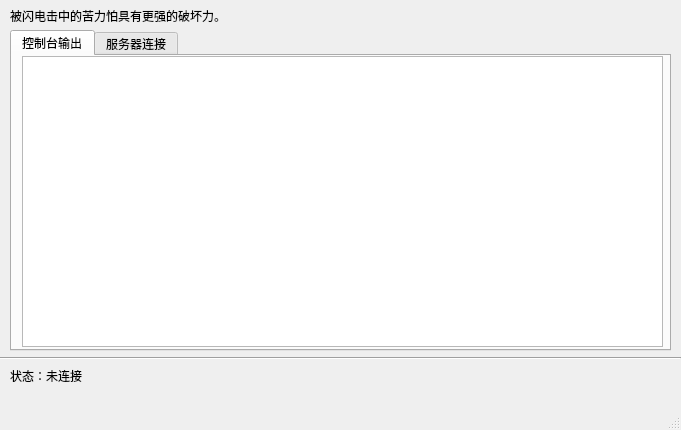
<?xml version="1.0" encoding="UTF-8"?>
<ui version="4.0">
 <class>MainWindow</class>
 <widget class="QMainWindow" name="MainWindow">
  <property name="geometry">
   <rect>
    <x>0</x>
    <y>0</y>
    <width>681</width>
    <height>430</height>
   </rect>
  </property>
  <property name="windowTitle">
   <string>MainWindow</string>
  </property>
  <widget class="QWidget" name="centralwidget">
   <widget class="QTabWidget" name="tabWidget">
    <property name="geometry">
     <rect>
      <x>10</x>
      <y>30</y>
      <width>661</width>
      <height>321</height>
     </rect>
    </property>
    <property name="acceptDrops">
     <bool>false</bool>
    </property>
    <property name="currentIndex">
     <number>0</number>
    </property>
    <widget class="QWidget" name="tab_2">
     <attribute name="title">
      <string>控制台输出</string>
     </attribute>
     <widget class="QTextBrowser" name="textBrowser">
      <property name="enabled">
       <bool>true</bool>
      </property>
      <property name="geometry">
       <rect>
        <x>10</x>
        <y>0</y>
        <width>641</width>
        <height>291</height>
       </rect>
      </property>
     </widget>
    </widget>
    <widget class="QWidget" name="tab_3">
     <attribute name="title">
      <string>服务器连接</string>
     </attribute>
     <widget class="QWidget" name="horizontalLayoutWidget">
      <property name="geometry">
       <rect>
        <x>100</x>
        <y>40</y>
        <width>459</width>
        <height>31</height>
       </rect>
      </property>
      <layout class="QHBoxLayout" name="horizontalLayout">
       <item>
        <widget class="QLabel" name="label_3">
         <property name="text">
          <string>服务器IP：</string>
         </property>
        </widget>
       </item>
       <item>
        <widget class="QTextEdit" name="server_ip"/>
       </item>
       <item>
        <widget class="QLabel" name="label_5">
         <property name="text">
          <string>:37412</string>
         </property>
        </widget>
       </item>
      </layout>
     </widget>
     <widget class="QWidget" name="horizontalLayoutWidget_3">
      <property name="geometry">
       <rect>
        <x>100</x>
        <y>80</y>
        <width>459</width>
        <height>31</height>
       </rect>
      </property>
      <layout class="QHBoxLayout" name="horizontalLayout_3">
       <item>
        <widget class="QLabel" name="auth_key">
         <property name="text">
          <string>认证密码：</string>
         </property>
        </widget>
       </item>
       <item>
        <widget class="QTextEdit" name="textEdit_2"/>
       </item>
      </layout>
     </widget>
     <widget class="QPushButton" name="server_connect">
      <property name="geometry">
       <rect>
        <x>190</x>
        <y>120</y>
        <width>113</width>
        <height>32</height>
       </rect>
      </property>
      <property name="text">
       <string>连接</string>
      </property>
     </widget>
     <widget class="QPushButton" name="server_discon">
      <property name="enabled">
       <bool>false</bool>
      </property>
      <property name="geometry">
       <rect>
        <x>360</x>
        <y>120</y>
        <width>113</width>
        <height>32</height>
       </rect>
      </property>
      <property name="text">
       <string>断开</string>
      </property>
     </widget>
    </widget>
   </widget>
   <widget class="QLabel" name="prompt">
    <property name="geometry">
     <rect>
      <x>10</x>
      <y>5</y>
      <width>421</width>
      <height>21</height>
     </rect>
    </property>
    <property name="text">
     <string>被闪电击中的苦力怕具有更强的破坏力。</string>
    </property>
   </widget>
   <widget class="Line" name="line">
    <property name="geometry">
     <rect>
      <x>0</x>
      <y>350</y>
      <width>681</width>
      <height>16</height>
     </rect>
    </property>
    <property name="orientation">
     <enum>Qt::Horizontal</enum>
    </property>
   </widget>
   <widget class="QLabel" name="sys_status">
    <property name="geometry">
     <rect>
      <x>10</x>
      <y>365</y>
      <width>661</width>
      <height>21</height>
     </rect>
    </property>
    <property name="text">
     <string>状态：未连接</string>
    </property>
   </widget>
  </widget>
  <widget class="QMenuBar" name="menubar">
   <property name="geometry">
    <rect>
     <x>0</x>
     <y>0</y>
     <width>681</width>
     <height>22</height>
    </rect>
   </property>
  </widget>
  <widget class="QStatusBar" name="statusbar"/>
 </widget>
 <resources/>
 <connections/>
</ui>
